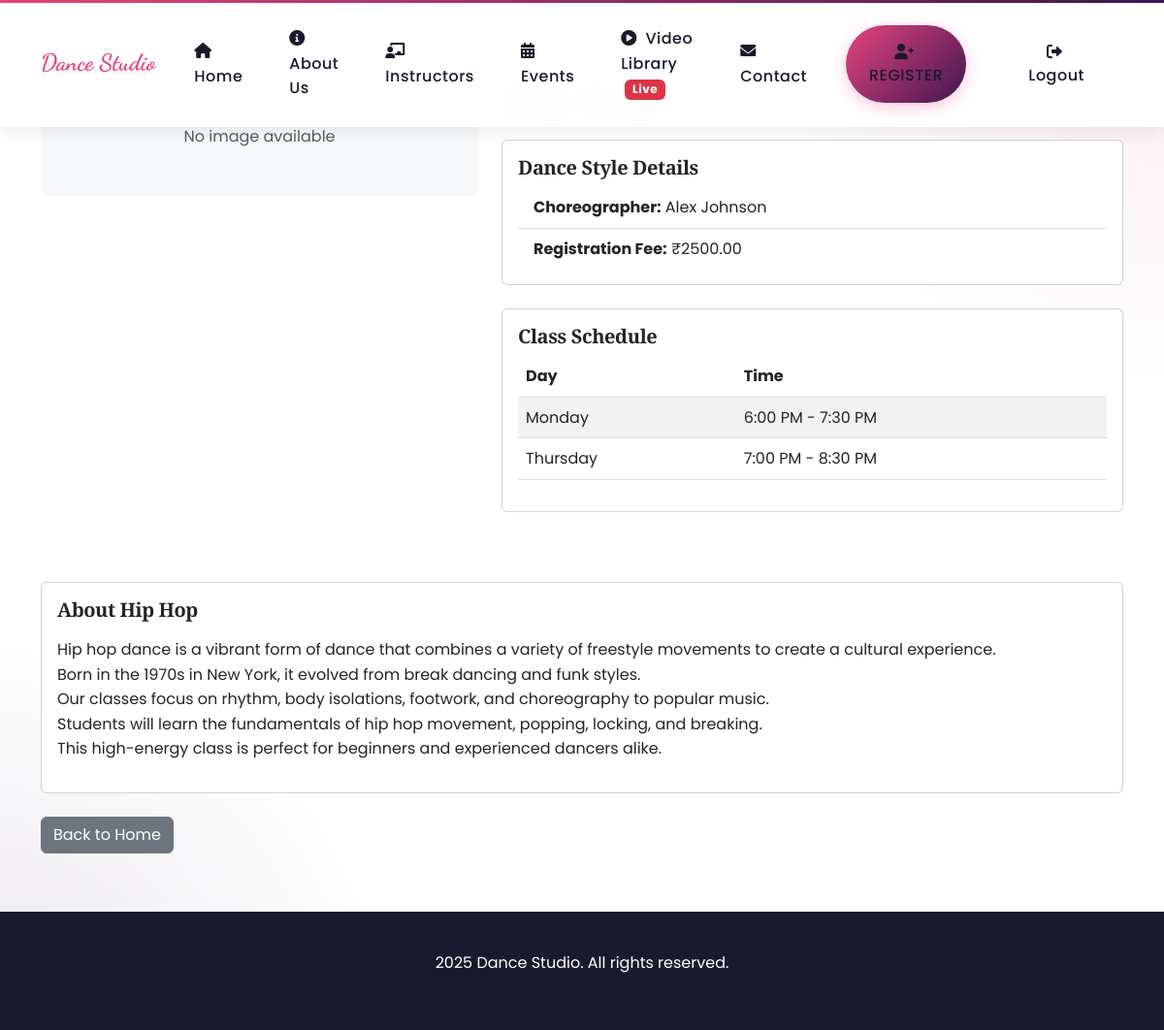
Screenshot of /style/1/ (signed in) with the database file from the repository.
### dance_styles/models.py (models this page shows, shortened)
class DanceStyle(models.Model):
    name = models.CharField(max_length=100)
    image = models.ImageField(upload_to='dance_styles/', null=True, blank=True)
    choreographer = models.CharField(max_length=100)
    registration_fee = models.DecimalField(max_digits=10, decimal_places=2)
    description = models.TextField()

class ClassSlot(models.Model):
    dance_style = models.ForeignKey(DanceStyle, on_delete=models.CASCADE, related_name='class_slots')
    day = models.CharField(max_length=20)
    start_time = models.TimeField()
    end_time = models.TimeField()

### dance_styles/views.py (the view)
# urls.py: path('style/<int:style_id>/', views.dance_style_detail, name='dance_style_detail'),
@login_required(login_url='dance_styles:login')
def dance_style_detail(request, style_id):
    dance_style = get_object_or_404(DanceStyle, id=style_id)
    return render(request, 'dance_styles/dance_style_detail.html', {'dance_style': dance_style})

### dance_styles/templates/dance_styles/dance_style_detail.html (shortened to what this page needs)
{% extends 'dance_styles/base.html' %}
{% block content %}
<div class="row mb-5">
    <div class="col-md-5">
        {% if dance_style.image %}
        <img src="{{ dance_style.image.url }}" class="img-fluid rounded" alt="{{ dance_style.name }}">
        {% else %}
        <div class="bg-light text-center p-5 rounded">
            <span class="text-muted">No image available</span>
        </div>
        {% endif %}
    </div>
    <div class="col-md-7">
        <h1 class="mb-3">{{ dance_style.name }}</h1>
        <div class="card mb-4">
            <div class="card-body">
                <h5 class="card-title">Dance Style Details</h5>
                <ul class="list-group list-group-flush">
                    <li class="list-group-item"><strong>Choreographer:</strong> {{ dance_style.choreographer }}</li>
                    <li class="list-group-item"><strong>Registration Fee:</strong> ₹{{ dance_style.registration_fee }}</li>
                </ul>
            </div>
        </div>
        <div class="card mb-4">
            <div class="card-body">
                <h5 class="card-title">Class Schedule</h5>
                {% if dance_style.class_slots.all %}
                <table class="table table-striped">
                    <thead>
                        <tr>
                            <th>Day</th>
                            <th>Time</th>
                        </tr>
                    </thead>
                    <tbody>
                        {% for slot in dance_style.class_slots.all %}
                        <tr>
                            <td>{{ slot.day }}</td>
                            <td>{{ slot.start_time|time:"g:i A" }} - {{ slot.end_time|time:"g:i A" }}</td>
                        </tr>
                        {% endfor %}
                    </tbody>
                </table>
                {% else %}
                <p class="text-muted">No class slots available yet.</p>
                {% endif %}
            </div>
        </div>
    </div>
</div>
<div class="row">
    <div class="col-12">
        <div class="card">
            <div class="card-body">
                <h5 class="card-title">About {{ dance_style.name }}</h5>
                <p class="card-text">{{ dance_style.description|linebreaks }}</p>
            </div>
        </div>
    </div>
</div>
<div class="mt-4">
    <a href="{% url 'dance_styles:home' %}" class="btn btn-secondary">Back to Home</a>
</div>
{% endblock %}

### dance_styles/templates/dance_styles/base.html (shortened to what this page needs)
<!DOCTYPE html>
<html lang="en">
<head>
    <link href="https://cdn.jsdelivr.net/npm/bootstrap@5.3.0/dist/css/bootstrap.min.css" rel="stylesheet">
    <link href="https://cdnjs.cloudflare.com/ajax/libs/font-awesome/6.0.0/css/all.min.css" rel="stylesheet">
    <link href="https://unpkg.com/aos@2.3.1/dist/aos.css" rel="stylesheet">
    <link rel="stylesheet" href="https://cdnjs.cloudflare.com/ajax/libs/animate.css/4.1.1/animate.min.css"/>
</head>
<body>
    <nav class="navbar navbar-expand-lg fixed-top">
        <div class="container">
            <a class="navbar-brand" href="{% url 'dance_styles:home' %}">Dance Studio</a>
            <div class="collapse navbar-collapse" id="navbarNav">
                <ul class="navbar-nav ms-auto align-items-center">
                    {% if user.is_authenticated %}
                    <li class="nav-item">
                        <a class="nav-link" href="{% url 'dance_styles:home' %}">
                            <i class="fas fa-home me-1"></i> Home
                        </a>
                    </li>
                    {% endif %}
                    <li class="nav-item">
                        <a class="nav-link" href="{% url 'dance_styles:about' %}">
                            <i class="fas fa-info-circle me-1"></i> About Us
                        </a>
                    </li>
                    <li class="nav-item">
                        <a class="nav-link" href="{% url 'dance_styles:instructors' %}">
                            <i class="fas fa-chalkboard-teacher me-1"></i> Instructors
                        </a>
                    </li>
                    <li class="nav-item">
                        <a class="nav-link" href="{% url 'dance_styles:events' %}">
                            <i class="fas fa-calendar-alt me-1"></i> Events
                        </a>
                    </li>
                    <li class="nav-item">
                        <a class="nav-link" href="{% url 'dance_styles:video_library' %}">
                            <i class="fas fa-play-circle me-1"></i>
                            Video Library
                            <span class="badge bg-danger ms-1">Live</span>
                        </a>
                    </li>
                    <li class="nav-item">
                        <a class="nav-link" href="{% url 'dance_styles:contact' %}">
                            <i class="fas fa-envelope me-1"></i> Contact
                        </a>
                    </li>
                    {% if user.is_authenticated %}
                    <li class="nav-item">
                        <a class="nav-link btn btn-primary text-white rounded-pill px-4" href="{% url 'dance_styles:register' %}">
                            <i class="fas fa-user-plus me-1"></i> Register
                        </a>
                    </li>
                    {% endif %}
                    {% if user.is_authenticated %}
                    <li class="nav-item ms-2">
                        <a class="nav-link btn btn-outline-primary rounded-pill px-4" href="{% url 'dance_styles:logout' %}">
                            <i class="fas fa-sign-out-alt me-1"></i> Logout
                        </a>
                    </li>
                    {% endif %}
                </ul>
            </div>
        </div>
    </nav>
    <div class="container" style="padding-top: 80px;">
        {% block content %}{% endblock %}
    </div>
    <footer class="footer text-center">
        <div class="container">
            <p> 2025 Dance Studio. All rights reserved.</p>
        </div>
    </footer>
</body>
</html>

### dance_styles/templates/dance_styles/base.html (style rules this page uses)
:root { --primary-color: #E6447D; --secondary-color: #3F1651; --dark-color: #1A1A2E; --light-color: #FFFFFF; --accent-color: #FFB703; --gradient-primary: linear-gradient(135deg, var(--primary-color), var(--secondary-color)); --font-heading: 'Playfair Display', serif; --font-body: 'Poppins', sans-serif; --font-accent: 'Dancing Script', cursive; }
body { font-family: var(--font-body); background-color: var(--light-color); color: var(--dark-color); overflow-x: hidden; scroll-behavior: smooth; line-height: 1.6; background-image: radial-gradient(circle at 100% 0%, rgba(230, 68, 125, 0.1) 0%, transparent 25%), radial-gradient(circle at 0% 100%, rgba(63, 22, 81, 0.1) 0%, transparent 25%); background-attachment: fixed; }
h1, h2, h3, h4, h5, h6 { font-family: var(--font-heading); font-weight: 700; letter-spacing: -0.02em; }
.navbar { background-color: rgba(255, 255, 255, 0.98); backdrop-filter: blur(10px); box-shadow: 0 2px 20px rgba(0,0,0,0.1); padding: 1.2rem 0; transition: all 0.3s ease; }
.navbar::before { content: ''; position: absolute; top: 0; left: 0; right: 0; height: 3px; background: var(--gradient-primary); }
.navbar .nav-link { position: relative; margin: 0 1rem; font-weight: 500; letter-spacing: 0.5px; }
.navbar .nav-link::before { content: ''; position: absolute; bottom: -5px; left: 0; width: 0; height: 2px; background: var(--primary-color); transition: width 0.3s ease; }
.navbar-brand { font-family: 'Dancing Script', cursive; font-size: 2rem; color: var(--primary-color) !important; text-shadow: 2px 2px 4px rgba(0,0,0,0.1); }
.navbar-brand { color: var(--primary-color) !important; font-weight: 700; font-size: 1.5rem; }
.nav-link { color: var(--dark-color) !important; font-weight: 500; margin: 0 0.5rem; position: relative; }
.nav-link::after { content: ''; position: absolute; width: 0; height: 2px; bottom: 0; left: 0; background-color: var(--primary-color); transition: width 0.3s ease; }
.btn-primary { background: var(--gradient-primary); border: none; border-radius: 30px; padding: 1rem 3rem; font-weight: 600; letter-spacing: 1px; text-transform: uppercase; transition: all 0.3s ease; color: white; position: relative; overflow: hidden; z-index: 1; box-shadow: 0 4px 15px rgba(230, 68, 125, 0.3); }
.btn-primary::after { content: '💃'; position: absolute; right: -30px; top: 50%; transform: translateY(-50%); font-size: 1.2em; opacity: 0; transition: all 0.3s ease; }
.btn-primary::before { content: ''; position: absolute; top: 0; left: 0; width: 0; height: 100%; background-color: var(--secondary-color); transition: all 0.3s ease; z-index: -1; }
.footer { background-color: var(--dark-color); color: white; padding: 40px 0; margin-top: 60px; }

### rows the page displays
DanceStyle: choreographer "Alex Johnson", registration_fee "2500.00", name "Hip Hop", description "Hip hop dance is a vibrant form of dance that combines a variety of freestyle movements to create a cultural experience. Born in the 1970s in New York, it evolved from break dancing and funk styles. Our classes focus on rhythm, body isolations, footwork, and choreography to popular music. Students will learn the fundamentals of hip hop movement, popping, locking, and breaking. This high-energy class is perfect for beginners and experienced dancers alike."
ClassSlot: day "Monday", start_time "6:00 PM", end_time "7:30 PM"
ClassSlot: day "Thursday", start_time "7:00 PM", end_time "8:30 PM"
